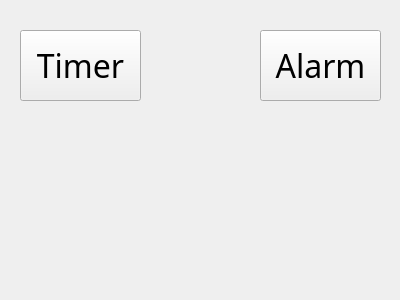
<?xml version="1.0" encoding="UTF-8"?>
<ui version="4.0">
 <class>addWindow</class>
 <widget class="QWidget" name="addWindow">
  <property name="geometry">
   <rect>
    <x>0</x>
    <y>0</y>
    <width>400</width>
    <height>300</height>
   </rect>
  </property>
  <property name="windowTitle">
   <string>Select what to Add</string>
  </property>
  <widget class="QPushButton" name="addTimer">
   <property name="geometry">
    <rect>
     <x>20</x>
     <y>30</y>
     <width>121</width>
     <height>71</height>
    </rect>
   </property>
   <property name="font">
    <font>
     <family>Noto Sans</family>
     <pointsize>24</pointsize>
    </font>
   </property>
   <property name="text">
    <string>Timer</string>
   </property>
  </widget>
  <widget class="QPushButton" name="addAlarm">
   <property name="geometry">
    <rect>
     <x>260</x>
     <y>30</y>
     <width>121</width>
     <height>71</height>
    </rect>
   </property>
   <property name="font">
    <font>
     <family>Noto Sans</family>
     <pointsize>24</pointsize>
    </font>
   </property>
   <property name="text">
    <string>Alarm</string>
   </property>
  </widget>
 </widget>
 <resources/>
 <connections/>
</ui>
